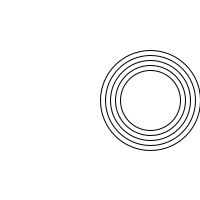
Frame 1 (no input)
Frame 60 (the mouse pressed at the canvas centre just before this capture): identical to frame 1, image omitted
Frame 120 (the mouse held since frame 60 and released just before this capture): identical to frame 1, image omitted

The Processing sketch that drew this single still picture (run headless with seeded random() and noise(); from frame 60 on, the mouse is pressed at the canvas centre):

// Processing sketch: opdracht_9_6
// ── opdracht_9_6.pde
void setup(){
size(200,200);
}

void draw() {
background(255,255,255);
int sizeC = 100;
for(int i = 0; i < 5; i++){
ellipse(150, 100, sizeC,sizeC);
sizeC = sizeC - 10;
}
}
